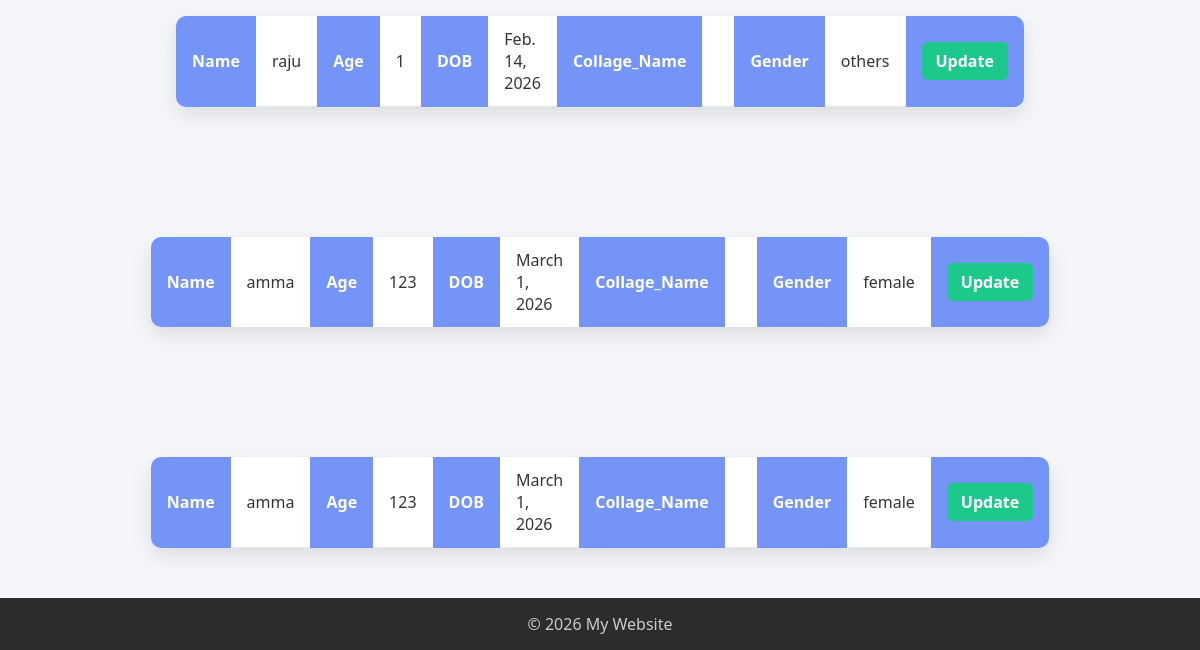
The app's page /karthik/app2/Teachers.html (lower part), older data.
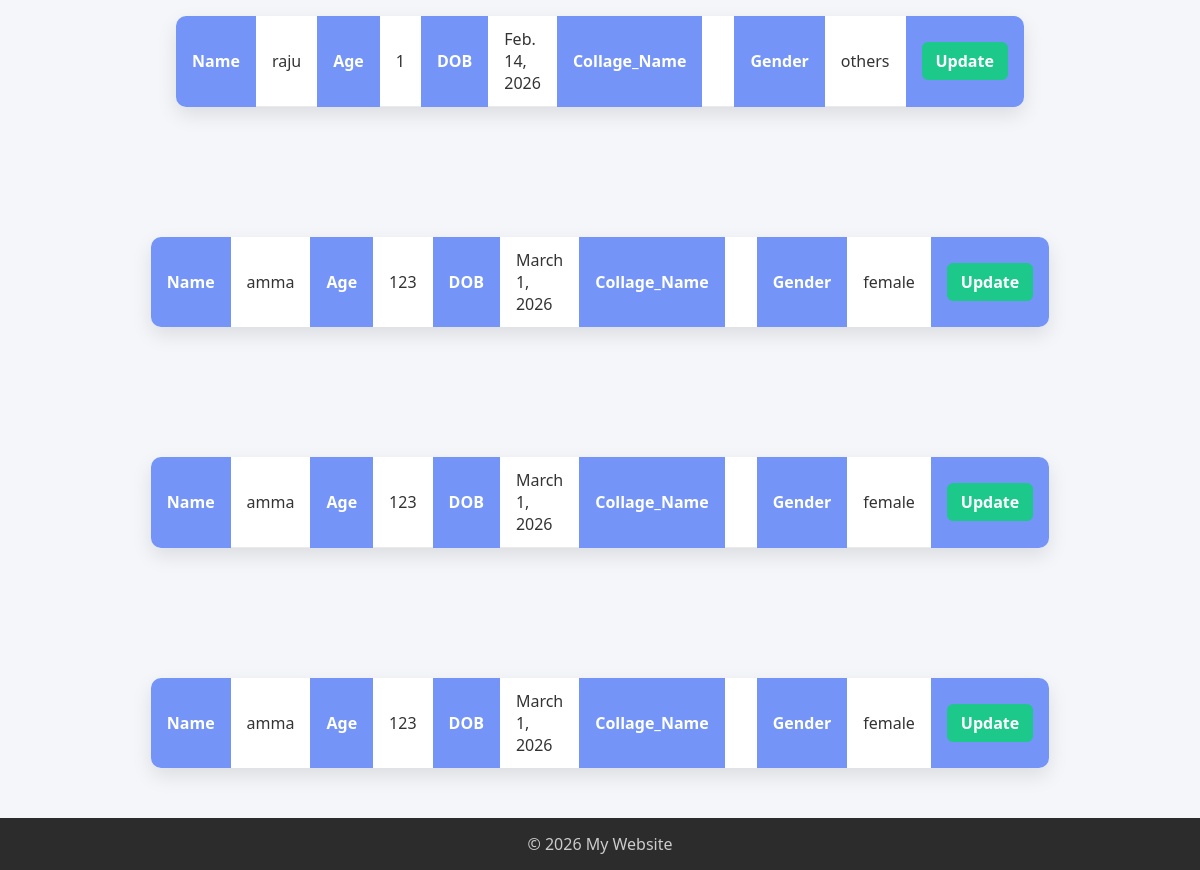
The same page, newer data.
### app1/models.py (models this page shows, shortened)
class Teachers(models.Model):
    name = models.CharField(max_length=100)
    age = models.IntegerField(null=True,blank=True)
    Password = models.CharField(null=True,blank=True)
    Address = models.CharField(null=True,blank=True)
    DOB = models.DateField(null=True,blank=True)
    Gender = models.CharField(null=True,blank=True)

### app1/views.py (the view)
# urls.py: path('app2/Teachers.html', app1,name='app1'),
def app1(request):
 teachers = Teachers.objects.all()
 return render(request,'Teachers.html',{'teachers':teachers})

### templates/Teachers.html (shortened to what this page needs)
{% load static %}
<!DOCTYPE html>
<html lang="en">
<head>
 <link rel="stylesheet" href="{% static 'teachers.css' %}">
</head>
<body>
    <main>
        <section>
            {%  for teachers in teachers %}
           <center>
            <table>
             <tr><th>Name</th>
                <td>{{teachers.name}}</td>  <br>
                <th>Age</th>
                <td>{{teachers.age}}</td><br>
                <th>DOB</th>
                <td>{{teachers.DOB}}</td><br>
                <th>Collage_Name</th>
                <td>{{teachers.Collage_Name}}</td><br>
                <th>Gender</th>
                <td>{{teachers.Gender}}</td><br>
    <th><a href="{% url 'update' teachers.id %}">Update</a></th>
           </table>
           </center>
                    {% endfor %}
        </section>
    </main>
    <footer>
        <p>© 2026 My Website</p>
    </footer>
</body>
</html>

Row changes from the older to the newer data that the page shows:
added Teachers: name "amma", age "123", DOB "March 1, 2026", Gender "female"
